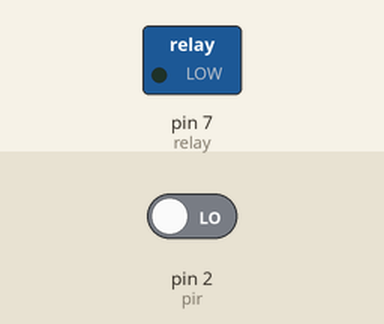
The sketch below on a simulated Arduino Uno, built with avr-gcc and run on an emulated ATmega328P. Shown: switched loads named in the sketch (green lamp = pin HIGH). The inputs (shaded band) are chosen by the test bench; at power-on: pin 2 (pir) LOW. What the sketch prints to the serial monitor is not drawn.

Above: at 10.8 s.
10.9 s: pin 2 (pir) driven HIGH
At 15.5 s:
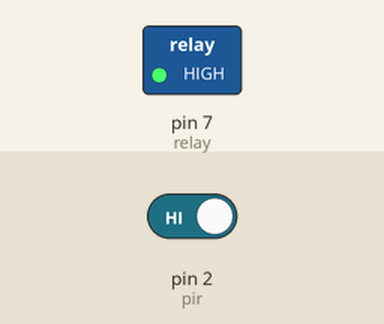
16.9 s: pin 2 (pir) driven LOW
At 20.5 s:
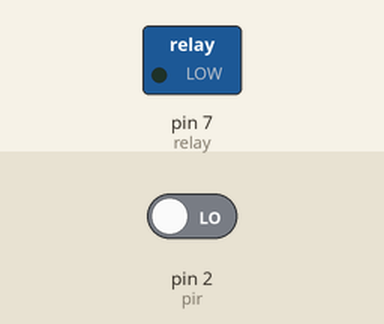
Timing chart, 0 to 22.0 s (numbered marks = the images above; inputs shaded):
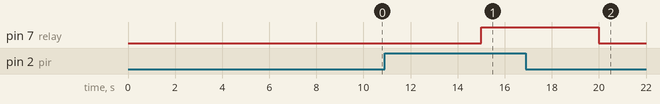

Measured:
- after the input at 10.9 s, pin 7 (relay): LOW → HIGH after 4.1 s
- after the input at 16.9 s, pin 7 (relay): HIGH → LOW after 3.1 s

The sketch:

PIR_WITH_RELAY.ino
```cpp
int relay = 7;
int pir = 2;

void setup() {
  Serial.begin(9600);
  pinMode(pir, INPUT);
pinMode(relay, OUTPUT);
}

void loop() {

  int value= digitalRead(pir);
  Serial.println(value);
  if (value== 1)
  {
    digitalWrite(relay , HIGH);
    Serial.print("door is open");
    delay(5000);
  }
  else
  {
    digitalWrite(relay, LOW);
    Serial.print("door is closed");
    delay(5000);
  }

}
```
